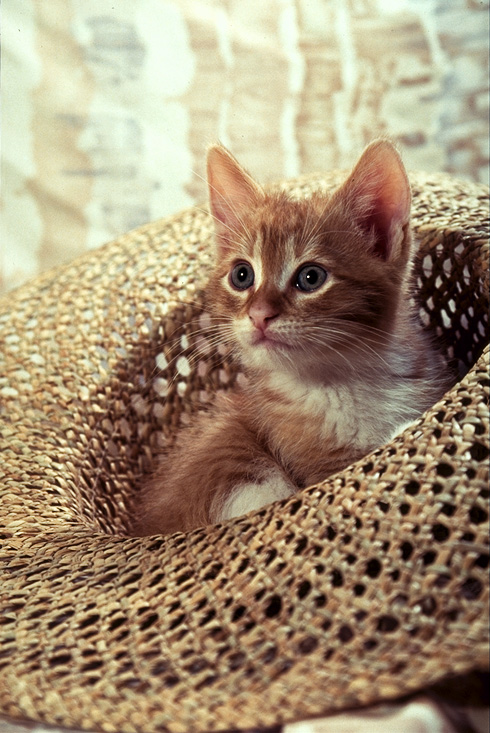
#> input picture cat.png, 490 x 733 px
$ python INVERSE.py
#> lines starting #> are read from the running program, lines starting #| are printed output that depends on the picture
import cv2
import numpy as np

#reading imagae from file
img = cv2.imread("cat.png")
#> img is the input picture: shape (733, 490, 3); mean B, G, R 116.7, 143.2, 162.7

#INVERSE EFFECT
inv = 255-img
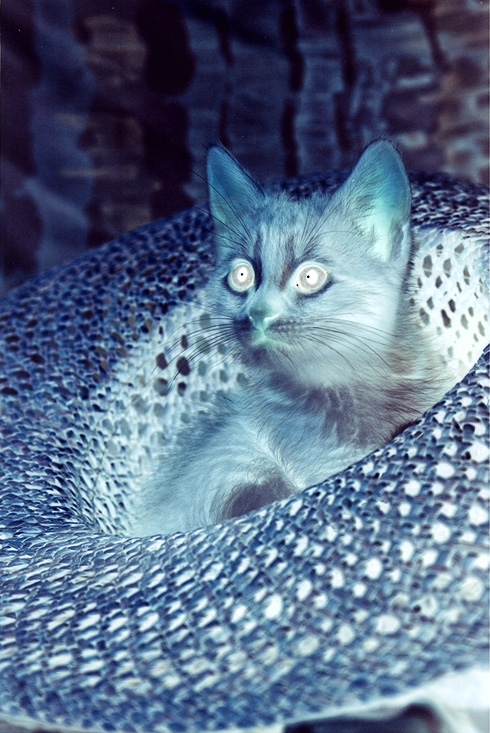
#> inv: shape (733, 490, 3); mean B, G, R 138.3, 111.8, 92.3
print('Negative Image created.')

#comparing original vs resized
cv2.imshow('ORIGINAL',img)
cv2.imshow('INVERSE',inv)
cv2.waitKey(0)
cv2.destroyAllWindows()
